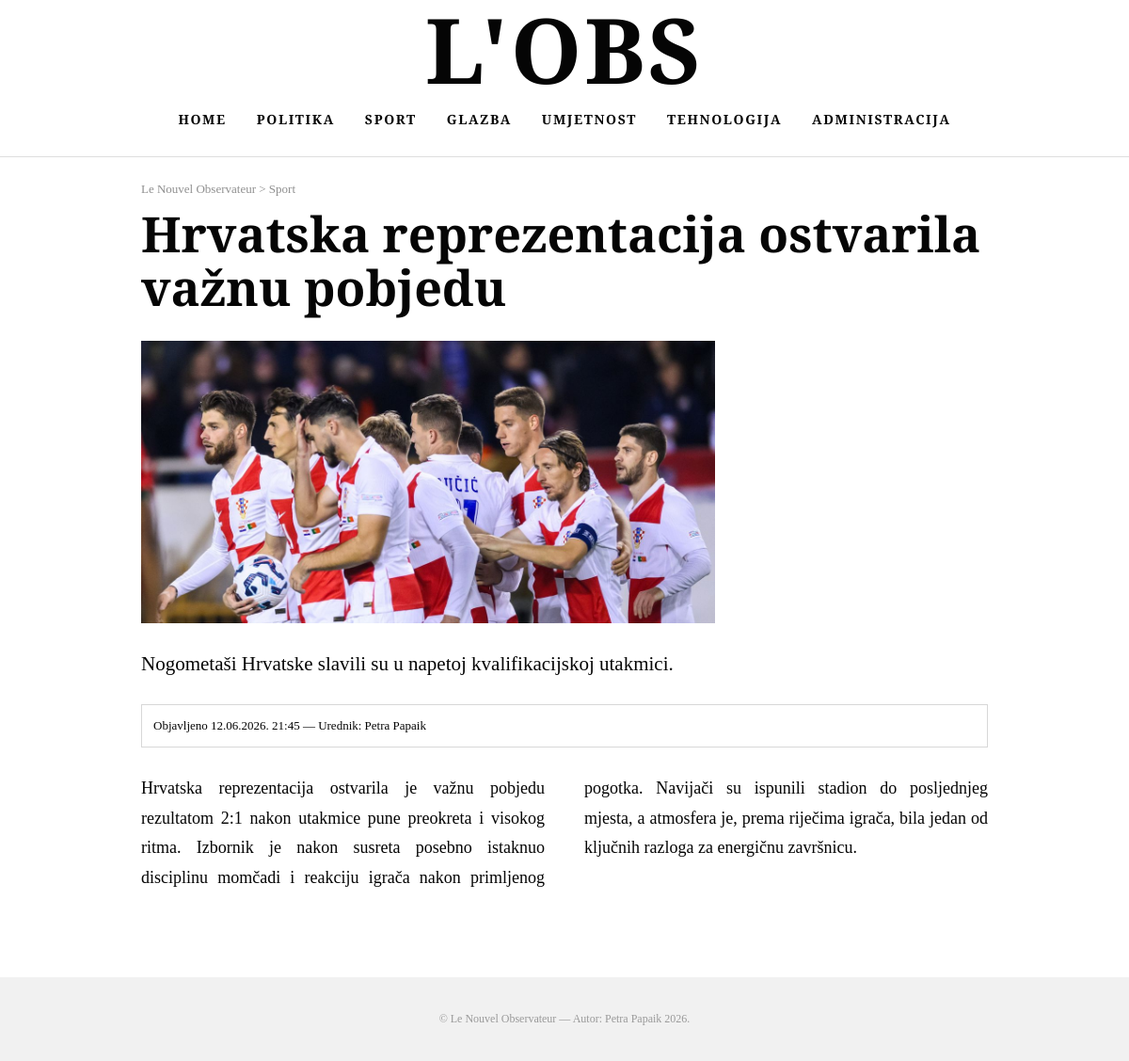
/clanak.php?id=4, run on the app's committed database.
### tables this page shows
CREATE TABLE `kategorije` (
  `id_kategorija` int NOT NULL,
  `naziv` varchar(100) NOT NULL
);

CREATE TABLE `vijesti` (
  `id_vijest` int NOT NULL,
  `naslov` varchar(255) NOT NULL,
  `sazetak` text NOT NULL,
  `tekst` longtext NOT NULL,
  `slika` varchar(255) NOT NULL,
  `datum_objave` datetime DEFAULT CURRENT_TIMESTAMP,
  `id_kategorija` int NOT NULL,
  `id_admin` int NOT NULL
);

CREATE TABLE `admini` (
  `id_admin` int NOT NULL,
  `ime` varchar(50) NOT NULL,
  `prezime` varchar(50) NOT NULL,
  `korisnicko_ime` varchar(50) NOT NULL,
  `lozinka` varchar(255) NOT NULL
);

### functions.php (called while the page is built, shortened)
<?php
function e($value) {
    return htmlspecialchars((string)$value, ENT_QUOTES, 'UTF-8');
}
function categoryKey($name) {
    $map = array(
        'Politika' => 'politika',
        'Sport' => 'sport',
        'Glazba' => 'glazba',
        'Umjetnost' => 'umjetnost',
        'Tehnologija' => 'tehnologija'
    );
    return $map[$name] ?? strtolower($name);
}
function formatDateHr($date) {
    return date('d.m.Y. H:i', strtotime($date));
}
function fetchCategories($dbc) {
    $categories = array();
    $query = "SELECT id_kategorija, naziv FROM kategorije ORDER BY id_kategorija ASC";
    $result = mysqli_query($dbc, $query);
    while ($row = mysqli_fetch_assoc($result)) {
        $categories[] = $row;
    }
    return $categories;
}
?>

### clanak.php (the view, shortened to what this page needs)
<?php
require 'db.php';
require 'functions.php';
$categoriesForMenu = fetchCategories($dbc);
$id = isset($_GET['id']) ? (int)$_GET['id'] : 0;
$stmt = mysqli_prepare($dbc, "SELECT v.id_vijest, v.naslov, v.sazetak, v.tekst, v.slika, v.datum_objave, k.naziv AS kategorija, a.ime, a.prezime
                              FROM vijesti v
                              INNER JOIN kategorije k ON v.id_kategorija = k.id_kategorija
                              INNER JOIN admini a ON v.id_admin = a.id_admin
                              WHERE v.id_vijest = ?
                              LIMIT 1");
mysqli_stmt_bind_param($stmt, 'i', $id);
mysqli_stmt_execute($stmt);
$result = mysqli_stmt_get_result($stmt);
$article = mysqli_fetch_assoc($result);
?>
<!DOCTYPE html>
<html lang="hr">
<head>
<link rel="stylesheet" href="style.css?v=2">
</head>
<body>
<?php include 'header.php'; ?>
<main class="article-page container">
    <?php if (!$article): ?>
        <section class="empty-state article-empty">Članak nije pronađen.</section>
    <?php else: ?>
        <div class="breadcrumb">
            <a href="index.php">Le Nouvel Observateur</a> &gt;
            <a href="kategorija.php?kategorija=<?php echo urlencode(categoryKey($article['kategorija'])); ?>"><?php echo e($article['kategorija']); ?></a>
        </div>
        <article class="single-article newspaper-article">
            <h2><?php echo e($article['naslov']); ?></h2>
            <img class="article-image" src="images/<?php echo e($article['slika']); ?>" alt="<?php echo e($article['naslov']); ?>">
            <p class="lead"><?php echo e($article['sazetak']); ?></p>
            <div class="date-box">
                Objavljeno <?php echo formatDateHr($article['datum_objave']); ?> — Urednik: <?php echo e($article['ime'] . ' ' . $article['prezime']); ?>
            </div>
            <div class="article-body">
                <?php echo nl2br(e($article['tekst'])); ?>
            </div>
        </article>
    <?php endif; ?>
</main>
<?php include 'footer.php'; ?>
</body>
</html>

### header.php (shortened to what this page needs)
<?php
require_once 'functions.php';
?>
<header class="site-header">
    <h1 class="logo"><a href="index.php">L'OBS</a></h1>
    <nav class="main-nav">
        <a href="index.php">Home</a>
        <?php foreach ($categoriesForMenu as $categoryItem): ?>
            <a href="kategorija.php?kategorija=<?php echo urlencode(categoryKey($categoryItem['naziv'])); ?>">
                <?php echo e($categoryItem['naziv']); ?>
            </a>
        <?php endforeach; ?>
        <a href="administrator.php">Administracija</a>
    </nav>
</header>

### style.css (style rules this page uses)
* { box-sizing: border-box; }
html { scroll-behavior: smooth; }
body { margin: 0; color: #050505; background: #ffffff; font-family: 'Libre Baskerville', Georgia, serif; }
a { color: inherit; text-decoration: none; }
img { max-width: 100%; }
.container { max-width: 980px; margin: 0 auto; }
.site-header { text-align: center; border-bottom: 1px solid #dedede; padding: 6px 16px 22px; background: #fff; }
.logo { margin: 0 0 14px; font-family: 'Bodoni Moda', Didot, serif; font-size: clamp(46px, 8vw, 108px); font-weight: 800; letter-spacing: 3px; line-height: 0.95; text-transform: uppercase; }
.main-nav { display: flex; justify-content: center; align-items: center; gap: 32px; flex-wrap: wrap; font-family: 'Libre Baskerville', Georgia, serif; font-size: 14px; font-weight: 800; letter-spacing: 1.6px; text-transform: uppercase; }
.main-nav a { padding: 6px 0; border-bottom: 2px solid transparent; }
.article-page { max-width: 900px; padding-top: 26px; padding-bottom: 90px; }
.breadcrumb { color: #8f8f8f; font-family: 'Libre Baskerville', Georgia, serif; font-size: 13px; margin-bottom: 10px; }
.single-article h2 { font-size: clamp(34px, 5vw, 52px); line-height: 1.1; margin: 0 0 28px; }
.article-image { width: 610px; max-width: 100%; height: 300px; object-fit: cover; display: block; margin-bottom: 28px; background: #eee; }
.lead { max-width: 860px; font-size: 21px; line-height: 1.45; margin: 0 0 22px; }
.date-box { border: 1px solid #d7d7d7; padding: 14px 12px; font-family: 'Libre Baskerville', Georgia, serif; font-size: 13px; margin: 28px 0; }
.article-body { font-size: 18px; line-height: 1.75; column-count: 2; column-gap: 42px; text-align: justify; }

### data on the page
kategorije: naziv "POLITIKA"
kategorije: naziv "SPORT"
kategorije: naziv "GLAZBA"
kategorije: naziv "UMJETNOST"
kategorije: naziv "TEHNOLOGIJA"
vijesti: id_kategorija.naziv "Sport", naslov "Hrvatska reprezentacija ostvarila važnu pobjedu", slika (picture), sazetak "Nogometaši Hrvatske slavili su u napetoj kvalifikacijskoj utakmici.", datum_objave "12.06.2026. 21:45", id_admin.prezime "Petra Papaik", tekst "Hrvatska reprezentacija ostvarila je važnu pobjedu rezultatom 2:1 nakon utakmice pune preokreta i visokog ritma. Izbornik je nakon susreta posebno istaknuo disciplinu momčadi i reakciju igrača nakon primljenog pogotka. Navijači su ispunili stadion do posljednjeg mjesta, a atmosfera je, prema riječima igrača, bila jedan od ključnih razloga za energičnu završnicu."
